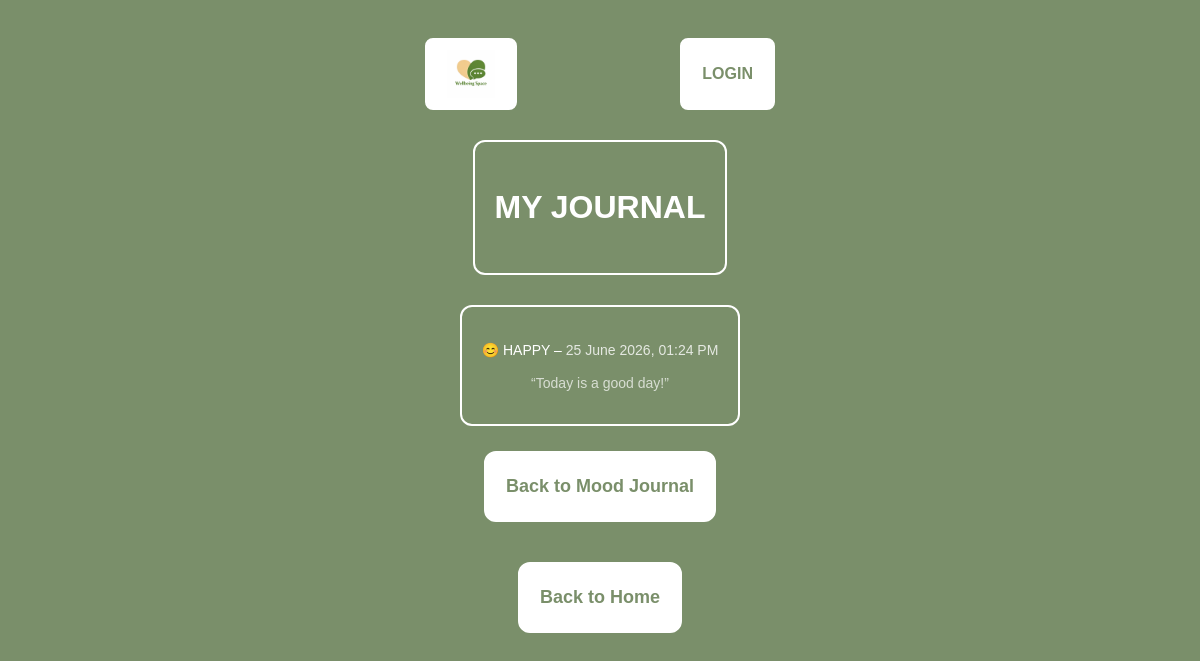
The app's page /my-journal (signed in) with its own data.
### models.py (models this page shows)
class MoodLog(db.Model):
    id = db.Column(db.Integer, primary_key=True)
    mood = db.Column(db.String(20), nullable=False)
    timestamp = db.Column(db.DateTime, default=lambda: datetime.now(timezone.utc))
    comment = db.Column(db.Text, nullable=True)
    user_id = db.Column(db.Integer, db.ForeignKey('user.id'), nullable=True)

### app.py (the view)
@app.route("/my-journal")
def my_journal():
    if "user_id" not in session:
        return redirect("/login")
    moods = MoodLog.query.filter_by(user_id=session["user_id"]).order_by(MoodLog.timestamp.desc()).all()
    return render_template("journal_page.html", moods=moods)

### templates/journal_page.html (shortened to what this page needs)
<!DOCTYPE html>
<html>
<head>
    <link rel="stylesheet" href="{{ url_for('static', filename='css/style.css') }}">
</head>
<body class="page-bg">
<div class="mobile-wrapper">
    <div class="top-bar">
        <a href="/" class="top-btn">
            <img src="{{ url_for('static', filename='images/logo.png') }}"
                 alt="Logo" class="logo-img">
        </a>
        <a href="/login" class="top-btn">LOGIN</a>
    </div>
    <div class="page-header">
        <h1>MY JOURNAL</h1>
    </div>
    <div class="page-content">
        {% if moods %}
            {% for entry in moods %}
                <p class="exercise-line">
                    {% if entry.mood == "happy" %} 😊 HAPPY
                    {% elif entry.mood == "sad" %} 😢 SAD
                    {% elif entry.mood == "angry" %} 😡 ANGRY
                    {% elif entry.mood == "calm" %} 😌 CALM
                    {% elif entry.mood == "excited" %} 🤩 EXCITED
                    {% elif entry.mood == "tired" %} 🥱 TIRED
                    {% endif %}
                    – <span style="opacity:0.8;">{{ entry.timestamp.strftime("%d %B %Y, %I:%M %p") }}</span>
                </p>
                {% if entry.comment %}
                    <p class="exercise-line" style="opacity:0.7;">“{{ entry.comment }}”</p>
                {% endif %}
            {% endfor %}
        {% else %}
            <p class="exercise-line">No moods logged yet.</p>
        {% endif %}
    </div>
    <a href="/mood" class="feature-btn">Back to Mood Journal</a>
    <a href="/" class="feature-btn">Back to Home</a>
</div>
</body>
</html>

### static/css/style.css (style rules this page uses)
:root { --primary: #7A8F6A; --secondary: #D9CBB8; --accent: #C57A5A; --surface: #EFE8DA; --text: #4A3F35; }
body { font-size: 16px; line-height: 1.5; font-family: 'Merriweather', serif; overflow-x: hidden; }
.mobile-wrapper { width: 100%; max-width: 430px; margin: 0 auto; padding: 0 20px; box-sizing: border-box; display: flex; flex-direction: column; align-items: center; overflow-x: hidden; }
.page-bg, .home-bg { background-color: var(--primary); min-height: 100vh; padding: 30px; }
.top-bar { display: flex; justify-content: space-between; align-items: center; width: 100%; max-width: 430px; margin: 0 auto 30px auto; padding: 0 20px; }
.logo-img { height: 48px; width: auto; }
.top-btn { background-color: white; color: var(--primary); padding: 10px 20px; border: 2px solid white; border-radius: 8px; font-weight: 700; text-decoration: none; display: inline-flex; align-items: center; height: 48px; transition: 0.2s ease; }
.page-header { border: 2px solid white; padding: 20px; border-radius: 12px; text-align: center; color: white; margin-bottom: 30px; transition: 0.2s ease; }
.page-content { border: 2px solid white; padding: 20px; border-radius: 12px; color: white; font-size: 18px; line-height: 1.6; }
.feature-btn { background-color: white; color: var(--primary); padding: 20px; border-radius: 12px; text-align: center; font-size: 18px; font-weight: 700; border: 2px solid white; text-decoration: none; transition: 0.2s ease; display: block; margin-bottom: 15px; margin-top: 25px; }
.exercise-line { color: white; margin-bottom: 10px; font-size: 14px; line-height: 1.4; }
body { background-color: #7b8e6a; font-family: 'Poppins', sans-serif; color: white; text-align: center; }
.top-bar, .welcome-box, .feature-grid { width: 100%; max-width: 430px; box-sizing: border-box; }

### records on screen
MoodLog: mood "😊 HAPPY", timestamp "25 June 2026, 01:24 PM", comment "Today is a good day!"
